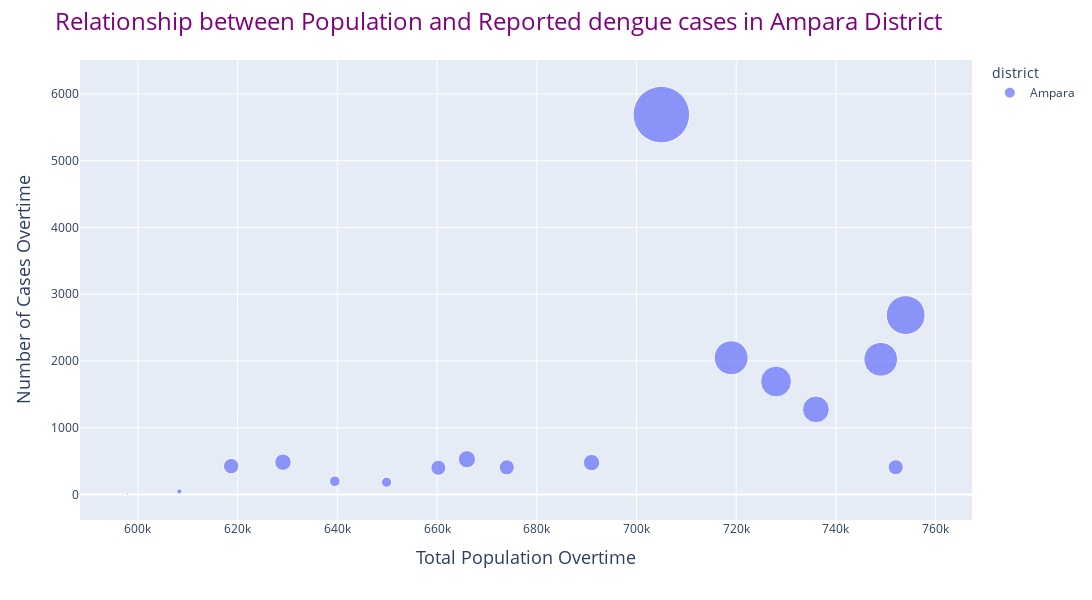

The notebook cell saved with this chart:
### Code cell
# Slot in any of the district to get your result (For example - Ampara and Vavuniya)

plot_cases_by_district(merged_df, 'Ampara')

### Figure 1 — Plotly figure (JSON) as saved in the notebook; plotly's stock layout.template omitted (floating-point values rounded to 4 significant figures)
{"data": [{"hovertemplate": "<b>%{hovertext}</b><br><br>district=Ampara<br>total_population=%{x}<br>reported_cases_count=%{marker.size}<extra></extra>", "hovertext": [2007, 2008, 2009, 2010, 2011, 2012, 2013, 2014, 2015, 2016, 2017, 2018, 2019, 2020, 2021, 2022, 2023], "legendgroup": "Ampara", "marker": {"color": "#636efa", "size": [8, 47, 425, 484, 199, 184, 401, 529, 407, 478, 5689, 2048, 1693, 1275, 409, 2687, 2025], "sizemode": "area", "sizeref": 3.556, "symbol": "circle"}, "mode": "markers", "name": "Ampara", "orientation": "v", "showlegend": true, "type": "scatter", "x": [597939, 608327, 618715, 629103, 639491, 649879, 660267, 666000, 674000, 691000, 705000, 719000, 728000, 736000, 752000, 754000, 749000], "xaxis": "x", "y": [8, 47, 425, 484, 199, 184, 401, 529, 407, 478, 5689, 2048, 1693, 1275, 409, 2687, 2025], "yaxis": "y"}], "layout": {"height": 600, "legend": {"itemsizing": "constant", "title": {"text": "district"}, "tracegroupgap": 0}, "margin": {"t": 60}, "title": {"font": {"color": "purple", "size": 24}, "text": "Relationship between Population and Reported dengue cases in Ampara District"}, "width": 1200, "xaxis": {"anchor": "y", "autorange": true, "domain": [0, 1], "range": [588500.0, 766800.0], "title": {"font": {"size": 18}, "text": "Total Population Overtime"}, "type": "linear"}, "yaxis": {"anchor": "x", "autorange": true, "domain": [0, 1], "range": [-381.3, 6507.0], "title": {"font": {"size": 18}, "text": "Number of Cases Overtime"}, "type": "linear"}}}
